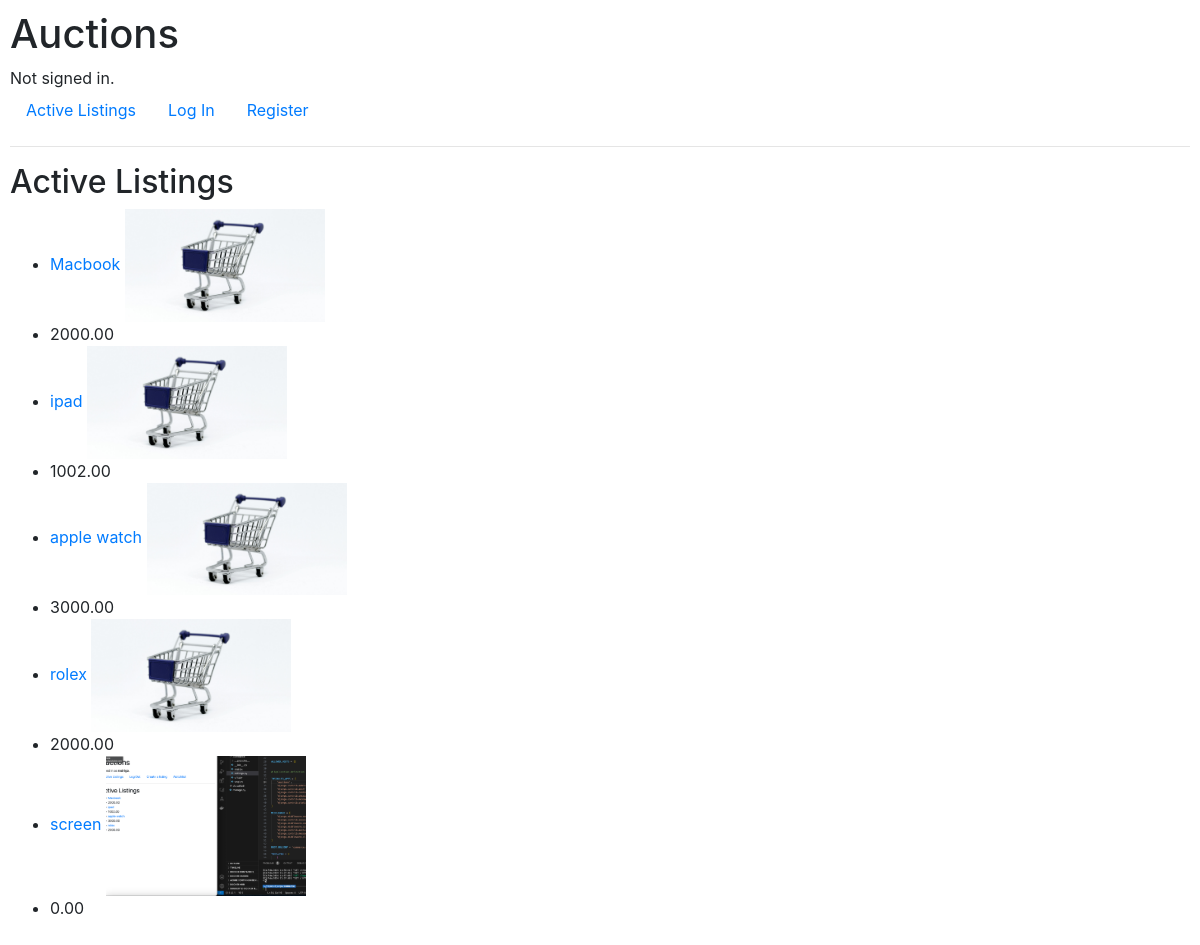
The page / on the database its author committed.
### auctions/models.py (models this page shows, shortened)
class AuctionListing(models.Model):
    STATUS_CHOICES = (
        ('active', 'Active'),
        ('closed', 'Closed'),
        ('expired', 'Expired'),
    )
    title = models.CharField(max_length=100)
    description = models.TextField()
    start_time = models.DateTimeField(default=timezone.now)
    end_time = models.DateTimeField()
    starting_bid = models.DecimalField(max_digits=10, decimal_places=2)
    current_price = models.DecimalField(max_digits=10, decimal_places=2, default=0)  # Add current_price field
    category = models.CharField(max_length=50, blank=True)
    status = models.CharField(max_length=10, choices=STATUS_CHOICES, default='active')
    seller = models.ForeignKey(settings.AUTH_USER_MODEL, on_delete=models.CASCADE, related_name='listings')
    image = models.ImageField(upload_to='listing_images/', blank=True, null=True)

### auctions/views.py (the view)
# urls.py: path("", views.index, name="index"),
def index(request):
    active_listings = AuctionListing.objects.filter(status='active')
    return render(request, 'auctions/index.html', {'active_listings': active_listings})

### auctions/templates/auctions/index.html
{% extends "auctions/layout.html" %}
{% load static %}
{% block body %}
    <h2>Active Listings</h2>
    <ul>
        {% for listing in active_listings %}
            <li>
                <a href="{% url 'listing_detail' listing_id=listing.id %}">
                    {{ listing.title }}
                    {% if listing.image %}
                        <img src="{{ listing.image.url }}" alt="{{ listing.title }}" style="max-width: 200px; max-height: 200px;">
                    {% else %}
                        <img src="{% static 'auctions/placeholder.jpg' %}" alt="Placeholder" style="max-width: 200px; max-height: 200px;">
                    {% endif %}
                </a>
            </li>
            <li>{{ listing.current_price }}</li>
        {% endfor %}
    </ul>
{% endblock %}

### auctions/templates/auctions/layout.html (shortened to what this page needs)
{% load static %}
<!DOCTYPE html>
<html lang="en">
    <head>
        <link rel="stylesheet" href="https://stackpath.bootstrapcdn.com/bootstrap/4.4.1/css/bootstrap.min.css">
        <link href="{% static 'auctions/styles.css' %}" rel="stylesheet">
    </head>
    <body>
        <h1>Auctions</h1>
        <div>
            {% if user.is_authenticated %}
                Signed in as <strong>{{ user.username }}</strong>.
            {% else %}
                Not signed in.
            {% endif %}
        </div>
        <ul class="nav">
            <li class="nav-item">
                <a class="nav-link" href="{% url 'index' %}">Active Listings</a>
            </li>
            {% if user.is_authenticated %}
                <li class="nav-item">
                    <a class="nav-link" href="{% url 'logout' %}">Log Out</a>
                </li>
                <li class="nav-item">
                    <a class="nav-link" href="{% url 'create_listing' %}">Create a listing</a>
                </li>
                <li class="nav-item">
                    <a class="nav-link" href="{% url 'watchlist' %}">Watchlist</a>
                </li>
            {% else %}
                <li class="nav-item">
                    <a class="nav-link" href="{% url 'login' %}">Log In</a>
                </li>
                <li class="nav-item">
                    <a class="nav-link" href="{% url 'register' %}">Register</a>
                </li>
            {% endif %}
        </ul>
        <hr>
        {% block body %}
        {% endblock %}
    </body>
</html>

### auctions/static/auctions/styles.css (style rules this page uses)
body { padding: 10px; }

### rows shown on the page
AuctionListing: title "Macbook", current_price "2000.00"
AuctionListing: title "ipad", current_price "1002.00"
AuctionListing: title "apple watch", current_price "3000.00"
AuctionListing: title "rolex", current_price "2000.00"
AuctionListing: title "screen", image (picture), current_price "0.00"
